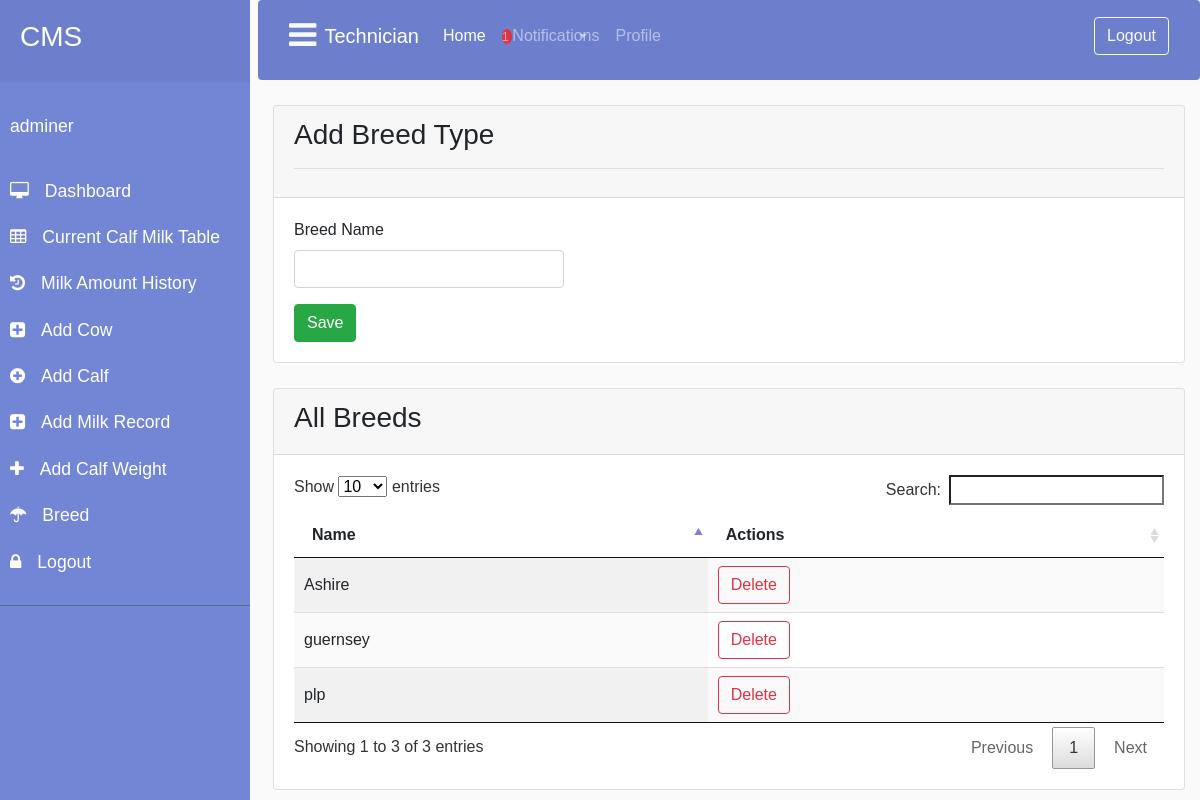
The app's page /technician/breed.php (signed in) with its own data.
### tables this page shows
CREATE TABLE `breed` (
  `id` int(11) NOT NULL,
  `name` varchar(191) NOT NULL,
  `created_at` timestamp NOT NULL DEFAULT CURRENT_TIMESTAMP,
  `updated_at` timestamp NOT NULL DEFAULT CURRENT_TIMESTAMP,
  `deleted_at` timestamp NULL DEFAULT NULL
);

### technician/BreedManager.php (called while the page is built, shortened)
<?php
class BreedManager
{
        private $db;
    public function __construct()
    {
        require_once 'config.php';
        $DB=new DB_FACADE();
        $this->db=$DB;
    }
    public function allBreeds()
    {
        $sql="SELECT id,name FROM breed WHERE deleted_at IS null ";
        return $this->db->connect()->query($sql);
    }
}

### technician/config.php (called while the page is built, shortened)
<?php
class DB_FACADE{
    private $conn=null;
    private $host="localhost";
    private $user="root";
    private $password="";
    private $database="cms";
    public function __construct()
    {
        $this->conn = mysqli_connect($this->host, $this->user, $this->password, $this->database) or die('could not connect');
    }
    public function connect()
    {
        return $this->conn;
    }
}
?>

### technician/breed.php (the view, shortened to what this page needs)
<?php
require_once 'authcontroller.php';
?>
<!DOCTYPE html>
<html>
<head>
    <link rel="stylesheet" href="https://use.fontawesome.com/releases/v5.1.0/css/all.css"
>
    <link rel="stylesheet" href="css/bootstrap.css">
    <link rel="stylesheet" type="text/css"  href="css/main.css" />
    <link rel="stylesheet" href="../assets/plugins/select2/select2.css">
    <link rel="stylesheet" type="text/css" href="../assets/plugins/DataTables/datatables.css">
</head>
<body>
<?php
require_once 'BreedManager.php';
$breed_manager=new BreedManager();
?>
<div class="wrapper">
    <nav id="sidebar">
            <?php
            require_once 'sidebar.php';
            ?>
    </nav>
    <div id="content" class="w-100 ml-2">
        <?php
        require_once 'nav.php';
        ?>
        <div class="container-fluid">
            <div class="card " style="margin-top: 25px">
                <div class="card-header">
                    <h3>Add Breed Type</h3>
                    <hr>
                </div>
                <div class="card-body">
                    <form action="" method="post">
                        <div class="row">
                            <div class="col-md-4 col-sm-12 col-lg-4">
                                <label for="breed_name">Breed Name</label>
                                <input type="text" class="form-control" id="breed_name" name="breed_name">
                            </div>
                        </div>
                        <div class="row">
                            <div class="col-md-4 col-sm-12 col-lg-4">
                                <button class="btn btn-success" name="submit" type="submit">Save</button>
                            </div>
                        </div>
                    </form>
                </div>
            </div>
            <div class="card " style="margin-top: 25px">
                <div class="card-header">
                    <h3>All Breeds</h3>
                </div>
                <div class="card-body">
                    <table id="table_id" class="display">
                        <thead>
                        <tr>
                            <th>Name</th>
                            <th>Actions</th>
                        </tr>
                        </thead>
                        <tbody>
                        <?php
                        $querty=$breed_manager->allBreeds();
                        while ($result=$querty->fetch_array()){
                            echo '<tr>
                        <td>'.$result['name'].'</td>
                        <td>
                       <a href="#"><button class="btn btn-outline-danger" onclick="deleteBreed('.$result['id'].')" data-toggle="modal" data-target="#centralModalLGInfoDemo" >Delete</button></a>
                         </td>
                        </tr>';
                        }
                        ?>
                    </table>
                </div>
            </div>
        </div>
    </div>
</div>
</body>
</html>

### technician/css/main.css (style rules this page uses)
.wrapper { display: flex; width: 100%; align-items: stretch; }
#sidebar { min-width: 250px; max-width: 250px; min-height: 100vh; background: #7386D5; color: #fff; transition: all 0.3s; }
body { font-family: 'Poppins', sans-serif; background: #fafafa; }
a, a:hover, a:focus { color: inherit; text-decoration: none; transition: all 0.3s; }

### records on screen
breed: name "Ashire"
breed: name "plp"
breed: name "guernsey"

### other values on screen
$_SESSION['username'] "adminer"
$records->num_rows "1"
